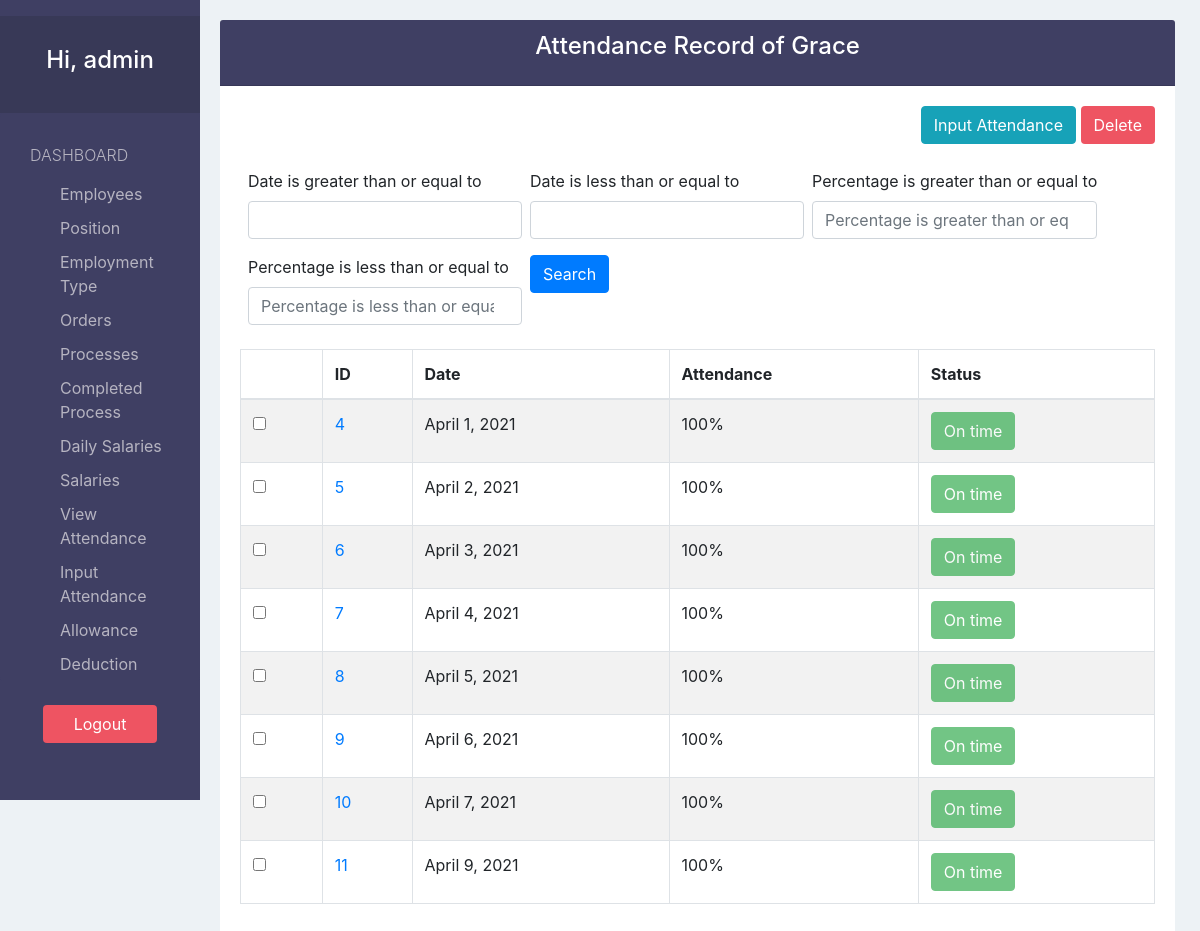
/payrollApp/attendance/employee/9/ (signed in), run on an earlier commit of the app's database.
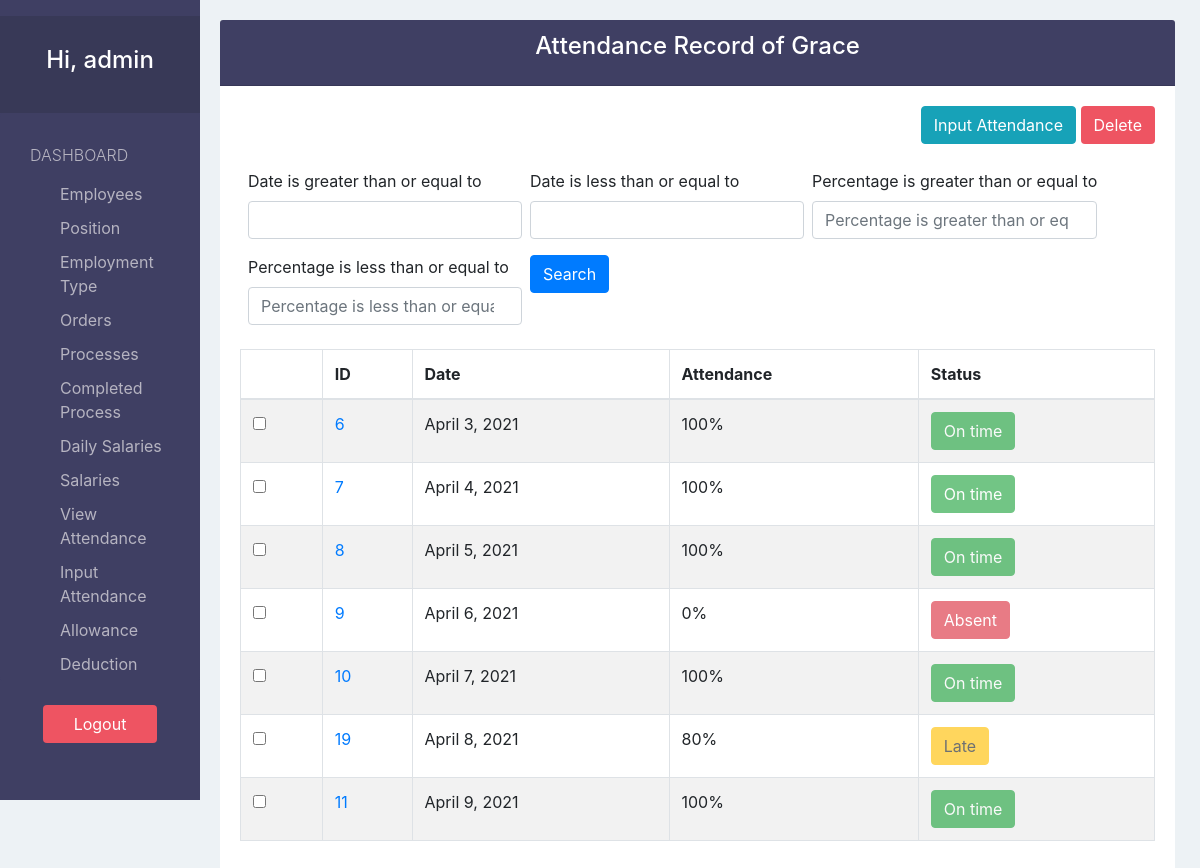
And on a later commit of the database.
### payrollApp/models.py (models this page shows)
class Attendance(models.Model):
  employeeID    = models.ForeignKey('Employee', default=None, null=True, on_delete=models.SET_DEFAULT)
  date          = models.DateField()
  percentage    = models.IntegerField(default=100, validators=[MinValueValidator(0, message="Can't be less than 0"), MaxValueValidator(100, message="Can't be greater than 100")])
  class Meta:
    unique_together = [['employeeID', 'date']]

### payrollApp/views.py (the view)
# urls.py: path('attendance/employee/<employee_id>/', views.attendance_of_employee_view, name="attendance-of-employee"),
@login_required(login_url='login')
def attendance_of_employee_view(request, employee_id):
  employee = Employee.objects.get(id=employee_id)
  attendances = Attendance.objects.filter(employeeID=employee_id)
  if attendances:
    flag=True
  else:
    flag=False
  myFilter = AttendanceOfEmployeeFilter(request.GET, queryset=attendances)
  attendances = myFilter.qs
  context = {
    'attendances':attendances,
    'flags':flag,
    'employee':employee,
    'myFilter': myFilter
  }
  return render(request, "attendance/attendance_of_employee.html", context)

### payrollApp/models.py (called while the page is built)
  def __str__(self):
    if self.lastName:
      return str(self.id)+" | "+self.firstName.capitalize()+" "+self.lastName.capitalize()
    else:
      return str(self.id)+" | "+self.firstName.capitalize()

### payrollApp/templates/attendance/attendance_of_employee.html
{% extends 'view_base.html' %}
{% load static %}
{% load humanize %}
{% load bootstrap4 %}
{% block viewTitle %}Attendance Record of {{ employee.firstName|capfirst }} {% if employee.lastName %}{{ employee.lastName|capfirst }}{% endif %}{% endblock %}
{% block addBtn %}
  <a href="{% url 'create-attendance-employee' employee.id %}?next={{ request.path }}" class="btn btn-info">Input Attendance</a>
{% endblock %}
{% block searchForm %}
    <form method="GET" class="searchForm">
      {% bootstrap_form myFilter.form layout='inline' %}
      <button class="btn btn-primary" style="height: max-content;">Search</button>
    </form>
{% endblock %}
{% block columns %}
  {% if flags %}
    {% block form %}
      <form action="{% url 'delete-attendance'%}?next={{ request.path }}" method="POST">{% csrf_token %}
    {% endblock %}
    <th></th>
    <th>ID</th>
    <th>Date</th>
    <th>Attendance</th>
    <th>Status</th>
  {% endif %}
{% endblock %}
{% block tbodyContent %}
  {% if not flags %}
    <h3>No Attendance Record</h3>
    {% else %}
      {% for attendance in attendances %}
        <tr>
          <td><input type="checkbox" name="selected" value="{{ attendance.id }}"></td>
          <td scope="row"><a href="{% url 'edit-attendance' attendance.id %}?next={{ request.path }}">{{ attendance.id }}</a></td>
          <td>{{ attendance.date }}</td>
          <td>{{ attendance.percentage }}%</td>
          <td>
            {% if attendance.percentage == 100 %}
              <button class="btn btn-success" disabled>On time</button>
            {% elif attendance.percentage == 0 %}
              <button class="btn btn-danger" disabled>Absent</button>
            {% else %}
              <button class="btn btn-warning" disabled>Late</button>
            {% endif %}
          </td>
        </tr>
      {% endfor %}
  {% endif %}
{% endblock %}

What changed in the data, as far as the page shows it:
removed Attendance: id "4", date "April 1, 2021", percentage "100", shows "On time"
removed Attendance: id "5", date "April 2, 2021", percentage "100", shows "On time"
changed Attendance "April 6, 2021": percentage "100" → "0"; percentage "On time" → "Absent"
added Attendance: id "19", date "April 8, 2021", percentage "80", shows "Late"
